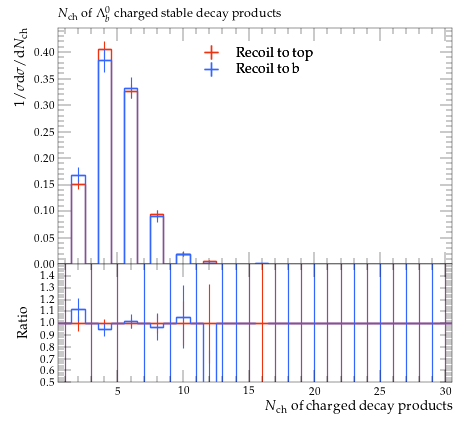

Python code for this plot:
#! /usr/bin/env python

# This Python script was auto-generated using YODA v2.0.2.
# Analysis object: /MC_HFDECAYS/LAMBDAB_charged_mult
# Timestamp: 31-07-2026 (13:13:52)

import matplotlib as mpl
import matplotlib.pyplot as plt
mpl.use('Agg') # comment out for interactive use
import os
import numpy as np

plotDir = os.path.split(os.path.realpath(__file__))[0]
if 'YODA_USER_PLOT_PATH' in globals():
    plot_outdir = globals()['YODA_USER_PLOT_PATH']
else:
    plot_outdir = plotDir

#plot style
plt.style.use(os.path.join(plotDir, '../default.mplstyle'))
# plot metadata
figW, figH = plt.rcParams['figure.figsize']
ax_xLabel = r'$N_\mathrm{ch}$ of charged decay products'
ax_yLabel = r'$1/\sigma \mathrm{d}\sigma/\mathrm{d}N_\mathrm{ch}$'
ax_title  = r'$N_\mathrm{ch}$ of $\Lambda^0_b$ charged stable decay products'
ax_xScale = 'linear'
ax_yScale = 'linear'
xLims = (0.5, 30.5)
yLims = (0.0, 0.44567930000000006)

# TeX-friendly labels for the legend
labels = {
    'legend' : ([ r"Recoil to top", r"Recoil to b" ], r""),
}

# Adjust canvas width and height
canvasW = 10.0
canvasH = 9.0
figW *= canvasW/10.
figH *= canvasH/9.

# Create figure and axis objects
fig, (ax, ratio0_ax) = plt.subplots(2, 1, sharex=True,
                  figsize=(figW,figH), gridspec_kw={'height_ratios': (6.0, 3.0)})

# Set figure margins
plt.subplots_adjust(
    left   = 1.0 * plt.rcParams['figure.subplot.left'],
    right  = 1.0 * plt.rcParams['figure.subplot.right'],
    top    = 1.0 * plt.rcParams['figure.subplot.top'],
    bottom = 1.0 * plt.rcParams['figure.subplot.bottom'])

ratio0_ax.yaxis.set_major_locator(mpl.ticker.MultipleLocator(0.1))
ratio0_ax.set_ylim(0.5, 1.4999)
ratio0_ax.set_ylabel('Ratio')

# the numerical data is stored in a separate file
dataf = dict()
prefix = os.path.split(__file__)[0]
if prefix:    prefix = prefix + '/'
exec(open(prefix+'LAMBDAB_charged_mult__data.py').read(), dataf)


legend_handles = dict() # keep track of handles for the legend

# style options for curves
# starts at zorder>=5 to draw curve on top of legend
styles = {
  'recoil_t': {
    'color' : '#EE3311',
    'linestyle' : '-',
    'linewidth' : 1,
    'marker' : 'none',
    'markersize' : 2,
    'capsize' : 0.0,
    'zorder' : 5,
    'histstyle' : 1,
    'drawstyle' : 'steps-pre',
    'xerrorbars' : 1,
    'yerrorbars' : 1,
    'fillcolor' : None,
    'fillopacity' : 1.0,
    'ratio0_linestyle' : '-',
    'ratio0_linewidth' : 1,
    'ratio0_marker' : 'none',
    'ratio0_markersize' : 2,
    'ratio0_capsize' : 0.0,
    'ratio0_zorder' : 5,
    'ratio0_histstyle' : 1,
    'ratio0_drawstyle' : 'steps-pre',
    'ratio0_xerrorbars' : 1,
    'ratio0_yerrorbars' : 1,
  },
  'recoil_b': {
    'color' : '#3366FF',
    'linestyle' : '-',
    'linewidth' : 1,
    'marker' : 'none',
    'markersize' : 2,
    'capsize' : 0.0,
    'zorder' : 6,
    'histstyle' : 1,
    'drawstyle' : 'steps-pre',
    'xerrorbars' : 1,
    'yerrorbars' : 1,
    'fillcolor' : None,
    'fillopacity' : 1.0,
    'ratio0_linestyle' : '-',
    'ratio0_linewidth' : 1,
    'ratio0_marker' : 'none',
    'ratio0_markersize' : 2,
    'ratio0_capsize' : 0.0,
    'ratio0_zorder' : 6,
    'ratio0_histstyle' : 1,
    'ratio0_drawstyle' : 'steps-pre',
    'ratio0_xerrorbars' : 1,
    'ratio0_yerrorbars' : 1,
  },
}

# curve from input yoda files in main panel
for label, yvals in dataf['yvals'].items():
    if all(np.isnan(v) for v in dataf['yvals'][label]):
        continue
    tmp = None
    if styles[label]['histstyle']: # draw as histogram
        xpos = dataf['xedges'][label] if styles[label]['drawstyle'] else dataf['xpoints'][label]
        ypos = np.insert(yvals, 0, yvals[0]) if styles[label]['drawstyle'] else yvals
        if styles[label]['fillcolor']: # fill area below curve
            ax.fill_between(xpos, ypos, step='pre',
                            color=styles[label]['fillcolor'],
                            alpha=styles[label]['fillopacity'])
        tmp, = ax.plot(xpos, ypos,
                       color=styles[label]['color'],
                       linestyle=styles[label]['linestyle'],
                       linewidth=styles[label]['linewidth'],
                       drawstyle=styles[label]['drawstyle'], solid_joinstyle='miter',
                       zorder=styles[label]['zorder'], label=label)
    tmp = ax.errorbar(dataf['xpoints'][label], yvals,
                      xerr=np.array(dataf['xerrs'][label])*styles[label]['xerrorbars'],
                      yerr=np.array(dataf['yerrs'][label])*styles[label]['yerrorbars'],
                      fmt=styles[label]['marker'], capsize=styles[label]['capsize'],
                      markersize=styles[label]['markersize'],
                      ecolor=styles[label]['color'],
                      color=styles[label]['color'], zorder=styles[label]['zorder'])
    tmp[-1][0].set_linestyle(styles[label]['linestyle'])
    tmp[-1][0].set_linewidth(styles[label]['linewidth'])
    if label in dataf['add_legend_handle']:  legend_handles[label] = tmp
    for varLabel in dataf['variation_yvals'].keys():
        if varLabel.startswith(label):
            tmp, = ax.plot(dataf['xedges'][label], dataf['variation_yvals'][varLabel],
                           color=styles[label]['color'],
                           linestyle=styles[label]['linestyle'],
                           linewidth=styles[label]['linewidth'],
                           drawstyle='steps-pre', solid_joinstyle='miter',
                           zorder=styles[label]['zorder'], alpha=0.5)


# plots on ratio panel
# curve from input yoda files in ratio panel
for label, yvals in dataf['ratio0_yvals'].items():
    if all(np.isnan(v) for v in yvals):
        continue
    if styles[label]['ratio0_histstyle']: # plot as histogram
        xpos = dataf['xedges']['recoil_t'] if styles[label]['ratio0_drawstyle'] else dataf['xpoints']['recoil_t']
        ypos = np.insert(yvals, 0, yvals[0]) if styles[label]['ratio0_drawstyle'] else yvals
        ratio0_ax.plot(xpos, ypos,
                       color=styles[label]['color'],
                       linewidth=styles[label]['linewidth'],
                       linestyle=styles[label]['ratio0_linestyle'],
                       drawstyle=styles[label]['ratio0_drawstyle'], zorder=styles[label]['zorder'],
                       solid_joinstyle='miter')
    tmp = ratio0_ax.errorbar(dataf['xpoints']['recoil_t'], yvals,
                             xerr=np.array(dataf['ref_xerrs'])*styles[label]['ratio0_xerrorbars'],
                             yerr=np.array(dataf['ratio0_yerrs'][label])*styles[label]['ratio0_yerrorbars'],
                             fmt=styles[label]['ratio0_marker'], capsize=styles[label]['ratio0_capsize'],
                             markersize=styles[label]['ratio0_markersize'],
                             ecolor=styles[label]['color'],
                             color=styles[label]['color'])
    tmp[-1][0].set_linestyle(styles[label]['ratio0_linestyle'])
    tmp[-1][0].set_linewidth(styles[label]['ratio0_linewidth'])

    for varlabel in dataf['ratio0_variation_vals'].keys():
        if varlabel.startswith(label):
            ratio0_ax.plot(dataf['xedges']['recoil_t'],
                            dataf['ratio0_variation_vals'][varlabel],
                            color=styles[label]['color'],
                            linestyle=styles[label]['linestyle'],
                            linewidth=styles[label]['linewidth'],
                            drawstyle='steps-pre', solid_joinstyle='miter',
                            zorder=1, alpha=0.5)

legend_items = list(legend_handles.values())
ax.add_artist(ax.legend(legend_items,
                        labels['legend'][0],
                        title=labels['legend'][1],
                        alignment='left',
                        loc='upper center',
                        bbox_to_anchor=(0.5, 0.97)))

# set plot metadata as defined above
ratio0_ax.set_xlabel(ax_xLabel)
ratio0_ax.xaxis.set_label_coords(1., -0.15)
ax.set_ylabel(ax_yLabel, ha='right', va='top')
ax.yaxis.set_label_coords(-0.11, 1.0)
ax.set_title(ax_title, loc='left')
ax.set_xscale(ax_xScale)
ax.set_yscale(ax_yScale)
ax.set_xlim(xLims)
ax.set_ylim(yLims)

# tick formatting
plt.rcParams['xtick.top'] = True
plt.rcParams['ytick.right'] = True
fig.align_ylabels((ax, ratio0_ax))
plt.savefig(os.path.join(plot_outdir, 'LAMBDAB_charged_mult.pdf'), format='PDF')
plt.savefig(os.path.join(plot_outdir, 'LAMBDAB_charged_mult.png'), format='PNG')

plt.close(fig)
